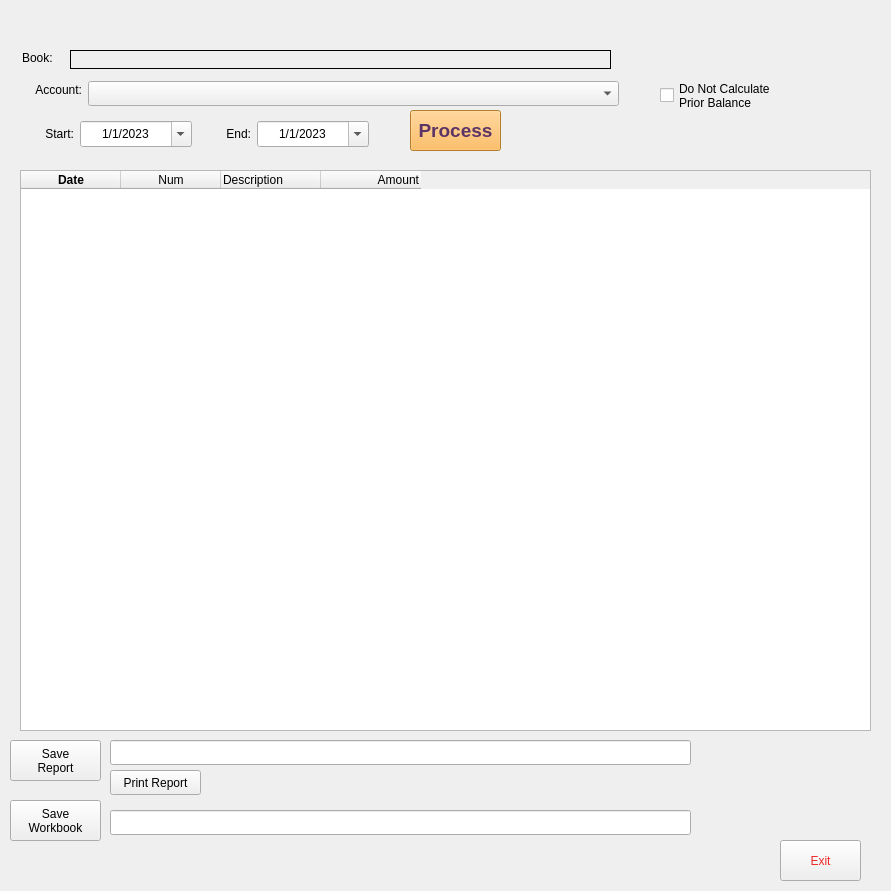
<?xml version="1.0" encoding="UTF-8"?>
<ui version="4.0">
 <class>MainWindow</class>
 <widget class="QMainWindow" name="MainWindow">
  <property name="geometry">
   <rect>
    <x>0</x>
    <y>0</y>
    <width>891</width>
    <height>891</height>
   </rect>
  </property>
  <property name="windowTitle">
   <string>Transaction Report</string>
  </property>
  <widget class="QWidget" name="centralwidget">
   <widget class="QTableWidget" name="Transaction_List">
    <property name="geometry">
     <rect>
      <x>20</x>
      <y>170</y>
      <width>851</width>
      <height>561</height>
     </rect>
    </property>
    <property name="sizeAdjustPolicy">
     <enum>QAbstractScrollArea::AdjustToContents</enum>
    </property>
    <property name="editTriggers">
     <set>QAbstractItemView::NoEditTriggers</set>
    </property>
    <property name="tabKeyNavigation">
     <bool>false</bool>
    </property>
    <property name="showDropIndicator" stdset="0">
     <bool>false</bool>
    </property>
    <property name="dragDropOverwriteMode">
     <bool>false</bool>
    </property>
    <property name="alternatingRowColors">
     <bool>true</bool>
    </property>
    <property name="selectionMode">
     <enum>QAbstractItemView::SingleSelection</enum>
    </property>
    <property name="selectionBehavior">
     <enum>QAbstractItemView::SelectRows</enum>
    </property>
    <property name="rowCount">
     <number>0</number>
    </property>
    <property name="columnCount">
     <number>4</number>
    </property>
    <attribute name="horizontalHeaderVisible">
     <bool>true</bool>
    </attribute>
    <attribute name="horizontalHeaderCascadingSectionResizes">
     <bool>true</bool>
    </attribute>
    <attribute name="horizontalHeaderHighlightSections">
     <bool>false</bool>
    </attribute>
    <attribute name="verticalHeaderVisible">
     <bool>false</bool>
    </attribute>
    <attribute name="verticalHeaderHighlightSections">
     <bool>false</bool>
    </attribute>
    <column>
     <property name="text">
      <string>Date</string>
     </property>
     <property name="font">
      <font>
       <weight>75</weight>
       <bold>true</bold>
      </font>
     </property>
     <property name="textAlignment">
      <set>AlignCenter</set>
     </property>
    </column>
    <column>
     <property name="text">
      <string>Num</string>
     </property>
     <property name="textAlignment">
      <set>AlignCenter</set>
     </property>
    </column>
    <column>
     <property name="text">
      <string>Description</string>
     </property>
     <property name="textAlignment">
      <set>AlignLeading|AlignVCenter</set>
     </property>
    </column>
    <column>
     <property name="text">
      <string>Amount</string>
     </property>
     <property name="textAlignment">
      <set>AlignTrailing|AlignVCenter</set>
     </property>
    </column>
   </widget>
   <widget class="QLineEdit" name="Report_File_entry">
    <property name="geometry">
     <rect>
      <x>110</x>
      <y>740</y>
      <width>581</width>
      <height>25</height>
     </rect>
    </property>
    <property name="placeholderText">
     <string/>
    </property>
   </widget>
   <widget class="QLineEdit" name="Workbook_File_entry">
    <property name="geometry">
     <rect>
      <x>110</x>
      <y>810</y>
      <width>581</width>
      <height>25</height>
     </rect>
    </property>
    <property name="placeholderText">
     <string/>
    </property>
   </widget>
   <widget class="QPushButton" name="Process_button">
    <property name="geometry">
     <rect>
      <x>410</x>
      <y>110</y>
      <width>91</width>
      <height>41</height>
     </rect>
    </property>
    <property name="font">
     <font>
      <pointsize>14</pointsize>
      <weight>75</weight>
      <bold>true</bold>
     </font>
    </property>
    <property name="styleSheet">
     <string notr="true">background-color: rgb(252, 175, 62);
color: rgb(92, 53, 102);</string>
    </property>
    <property name="text">
     <string>Process</string>
    </property>
   </widget>
   <widget class="QLabel" name="Title_label">
    <property name="geometry">
     <rect>
      <x>20</x>
      <y>10</y>
      <width>851</width>
      <height>17</height>
     </rect>
    </property>
    <property name="text">
     <string/>
    </property>
    <property name="alignment">
     <set>Qt::AlignCenter</set>
    </property>
   </widget>
   <widget class="QLabel" name="Workbook_Msg_label">
    <property name="geometry">
     <rect>
      <x>700</x>
      <y>810</y>
      <width>171</width>
      <height>20</height>
     </rect>
    </property>
    <property name="font">
     <font>
      <weight>75</weight>
      <bold>true</bold>
     </font>
    </property>
    <property name="text">
     <string/>
    </property>
   </widget>
   <widget class="QLabel" name="Report_Msg_label">
    <property name="geometry">
     <rect>
      <x>700</x>
      <y>740</y>
      <width>171</width>
      <height>21</height>
     </rect>
    </property>
    <property name="font">
     <font>
      <weight>75</weight>
      <bold>true</bold>
     </font>
    </property>
    <property name="text">
     <string/>
    </property>
   </widget>
   <widget class="QPushButton" name="Exit_button">
    <property name="geometry">
     <rect>
      <x>780</x>
      <y>840</y>
      <width>81</width>
      <height>41</height>
     </rect>
    </property>
    <property name="autoFillBackground">
     <bool>true</bool>
    </property>
    <property name="styleSheet">
     <string notr="true">color: qlineargradient(spread:pad, x1:0, y1:0, x2:1, y2:0, stop:0 rgba(0, 0, 0, 255), stop:1 rgba(255, 255, 255, 255));
border-color: rgb(0, 0, 0);
color: rgb(239, 41, 41);</string>
    </property>
    <property name="text">
     <string>Exit</string>
    </property>
    <property name="flat">
     <bool>false</bool>
    </property>
   </widget>
   <widget class="QLabel" name="Book_label">
    <property name="geometry">
     <rect>
      <x>22</x>
      <y>49</y>
      <width>41</width>
      <height>17</height>
     </rect>
    </property>
    <property name="text">
     <string>Book:</string>
    </property>
   </widget>
   <widget class="QLabel" name="Book_File_label">
    <property name="geometry">
     <rect>
      <x>70</x>
      <y>50</y>
      <width>541</width>
      <height>19</height>
     </rect>
    </property>
    <property name="frameShape">
     <enum>QFrame::Box</enum>
    </property>
    <property name="text">
     <string/>
    </property>
   </widget>
   <widget class="QDateEdit" name="Start_dateEdit">
    <property name="geometry">
     <rect>
      <x>80</x>
      <y>121</y>
      <width>112</width>
      <height>26</height>
     </rect>
    </property>
    <property name="alignment">
     <set>Qt::AlignCenter</set>
    </property>
    <property name="displayFormat">
     <string>M/d/yyyy</string>
    </property>
    <property name="calendarPopup">
     <bool>true</bool>
    </property>
    <property name="date">
     <date>
      <year>2023</year>
      <month>1</month>
      <day>1</day>
     </date>
    </property>
   </widget>
   <widget class="QLabel" name="End_label">
    <property name="geometry">
     <rect>
      <x>198</x>
      <y>121</y>
      <width>53</width>
      <height>26</height>
     </rect>
    </property>
    <property name="text">
     <string>End:</string>
    </property>
    <property name="alignment">
     <set>Qt::AlignRight|Qt::AlignTrailing|Qt::AlignVCenter</set>
    </property>
   </widget>
   <widget class="QLabel" name="Start_label">
    <property name="geometry">
     <rect>
      <x>21</x>
      <y>121</y>
      <width>53</width>
      <height>26</height>
     </rect>
    </property>
    <property name="text">
     <string>Start:</string>
    </property>
    <property name="alignment">
     <set>Qt::AlignRight|Qt::AlignTrailing|Qt::AlignVCenter</set>
    </property>
   </widget>
   <widget class="QDateEdit" name="End_dateEdit">
    <property name="geometry">
     <rect>
      <x>257</x>
      <y>121</y>
      <width>112</width>
      <height>26</height>
     </rect>
    </property>
    <property name="autoFillBackground">
     <bool>true</bool>
    </property>
    <property name="alignment">
     <set>Qt::AlignCenter</set>
    </property>
    <property name="minimumDate">
     <date>
      <year>2023</year>
      <month>1</month>
      <day>1</day>
     </date>
    </property>
    <property name="displayFormat">
     <string>M/d/yyyy</string>
    </property>
    <property name="calendarPopup">
     <bool>true</bool>
    </property>
   </widget>
   <widget class="QLabel" name="Account_Label">
    <property name="geometry">
     <rect>
      <x>21</x>
      <y>81</y>
      <width>61</width>
      <height>17</height>
     </rect>
    </property>
    <property name="text">
     <string>Account:</string>
    </property>
    <property name="alignment">
     <set>Qt::AlignRight|Qt::AlignTrailing|Qt::AlignVCenter</set>
    </property>
   </widget>
   <widget class="QComboBox" name="Account_box">
    <property name="geometry">
     <rect>
      <x>88</x>
      <y>81</y>
      <width>531</width>
      <height>25</height>
     </rect>
    </property>
   </widget>
   <widget class="QPushButton" name="Report_Save_button">
    <property name="geometry">
     <rect>
      <x>10</x>
      <y>740</y>
      <width>91</width>
      <height>41</height>
     </rect>
    </property>
    <property name="autoFillBackground">
     <bool>true</bool>
    </property>
    <property name="text">
     <string>Save
Report</string>
    </property>
   </widget>
   <widget class="QPushButton" name="Print_Report_button">
    <property name="geometry">
     <rect>
      <x>110</x>
      <y>770</y>
      <width>91</width>
      <height>25</height>
     </rect>
    </property>
    <property name="text">
     <string>Print Report</string>
    </property>
   </widget>
   <widget class="QPushButton" name="Workbook_Save_button">
    <property name="geometry">
     <rect>
      <x>10</x>
      <y>800</y>
      <width>91</width>
      <height>41</height>
     </rect>
    </property>
    <property name="text">
     <string>Save
Workbook</string>
    </property>
   </widget>
   <widget class="QCheckBox" name="No_Prior_Balance_checkbox">
    <property name="geometry">
     <rect>
      <x>660</x>
      <y>70</y>
      <width>141</width>
      <height>51</height>
     </rect>
    </property>
    <property name="text">
     <string>Do Not Calculate
Prior Balance</string>
    </property>
   </widget>
  </widget>
 </widget>
 <resources/>
 <connections/>
</ui>
